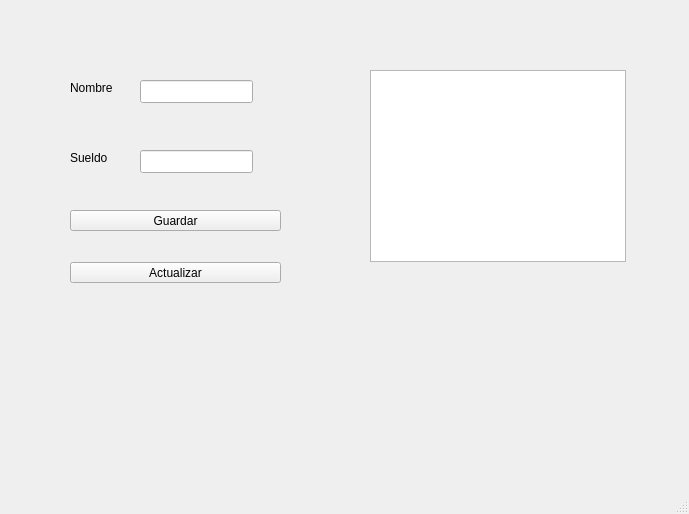
<?xml version="1.0" encoding="UTF-8"?>
<ui version="4.0">
 <class>MainWindow</class>
 <widget class="QMainWindow" name="MainWindow">
  <property name="geometry">
   <rect>
    <x>0</x>
    <y>0</y>
    <width>689</width>
    <height>514</height>
   </rect>
  </property>
  <property name="windowTitle">
   <string>MainWindow</string>
  </property>
  <widget class="QWidget" name="centralwidget">
   <widget class="QLineEdit" name="nombre">
    <property name="geometry">
     <rect>
      <x>140</x>
      <y>80</y>
      <width>113</width>
      <height>23</height>
     </rect>
    </property>
   </widget>
   <widget class="QLabel" name="label">
    <property name="geometry">
     <rect>
      <x>70</x>
      <y>80</y>
      <width>54</width>
      <height>15</height>
     </rect>
    </property>
    <property name="text">
     <string>Nombre</string>
    </property>
   </widget>
   <widget class="QLineEdit" name="lineEdit_2">
    <property name="geometry">
     <rect>
      <x>140</x>
      <y>150</y>
      <width>113</width>
      <height>23</height>
     </rect>
    </property>
    <property name="text">
     <string/>
    </property>
   </widget>
   <widget class="QLabel" name="label_2">
    <property name="geometry">
     <rect>
      <x>70</x>
      <y>150</y>
      <width>54</width>
      <height>15</height>
     </rect>
    </property>
    <property name="text">
     <string>Sueldo</string>
    </property>
   </widget>
   <widget class="QPushButton" name="guardar">
    <property name="geometry">
     <rect>
      <x>70</x>
      <y>210</y>
      <width>211</width>
      <height>21</height>
     </rect>
    </property>
    <property name="text">
     <string>Guardar</string>
    </property>
   </widget>
   <widget class="QPushButton" name="actualizar">
    <property name="geometry">
     <rect>
      <x>70</x>
      <y>262</y>
      <width>211</width>
      <height>21</height>
     </rect>
    </property>
    <property name="text">
     <string>Actualizar</string>
    </property>
   </widget>
   <widget class="QTableWidget" name="listaEmpleados">
    <property name="geometry">
     <rect>
      <x>370</x>
      <y>70</y>
      <width>256</width>
      <height>192</height>
     </rect>
    </property>
   </widget>
  </widget>
  <widget class="QMenuBar" name="menubar">
   <property name="geometry">
    <rect>
     <x>0</x>
     <y>0</y>
     <width>689</width>
     <height>20</height>
    </rect>
   </property>
  </widget>
  <widget class="QStatusBar" name="statusbar"/>
 </widget>
 <resources/>
 <connections/>
</ui>
